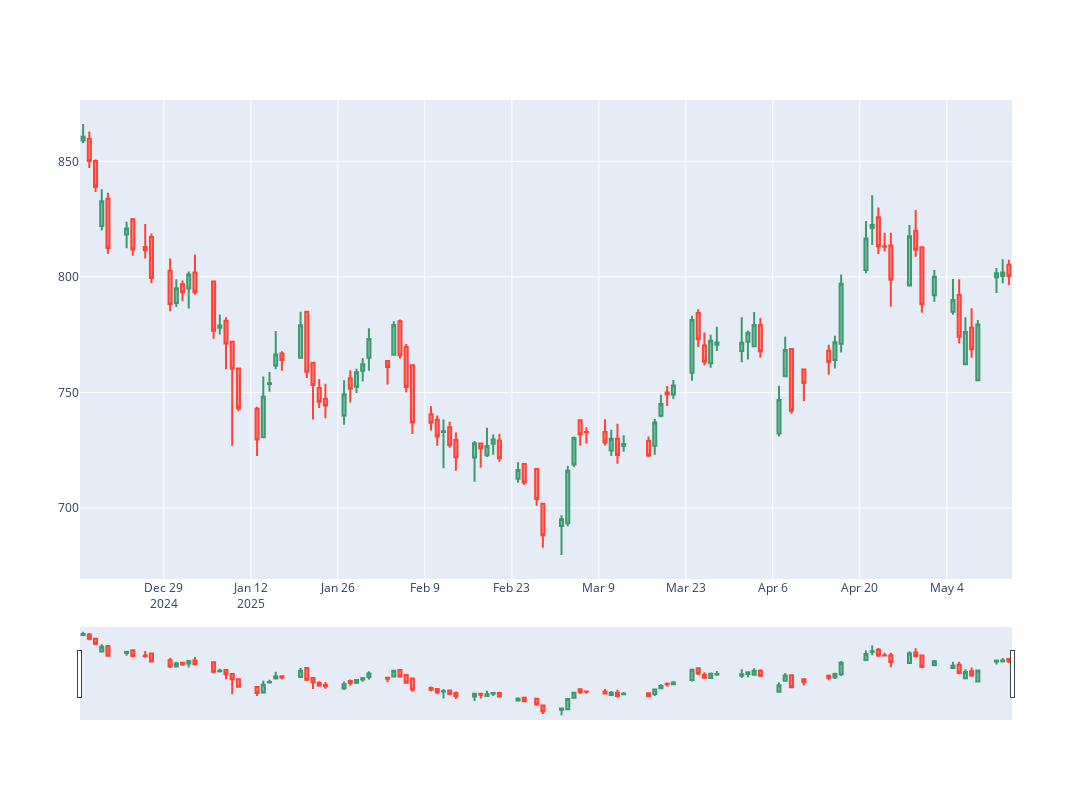

The notebook cell this image was saved under:
### Code cell
fig = go.Figure(
    data = [
        go.Candlestick(
            x = df.index,
            open = df["1. open"],
            high = df["2. high"],
            low = df["3. low"],
            close = df["4. close"]
        )
    ]
)
fig.update_layout(width = 1200,height = 800)

fig.show()
